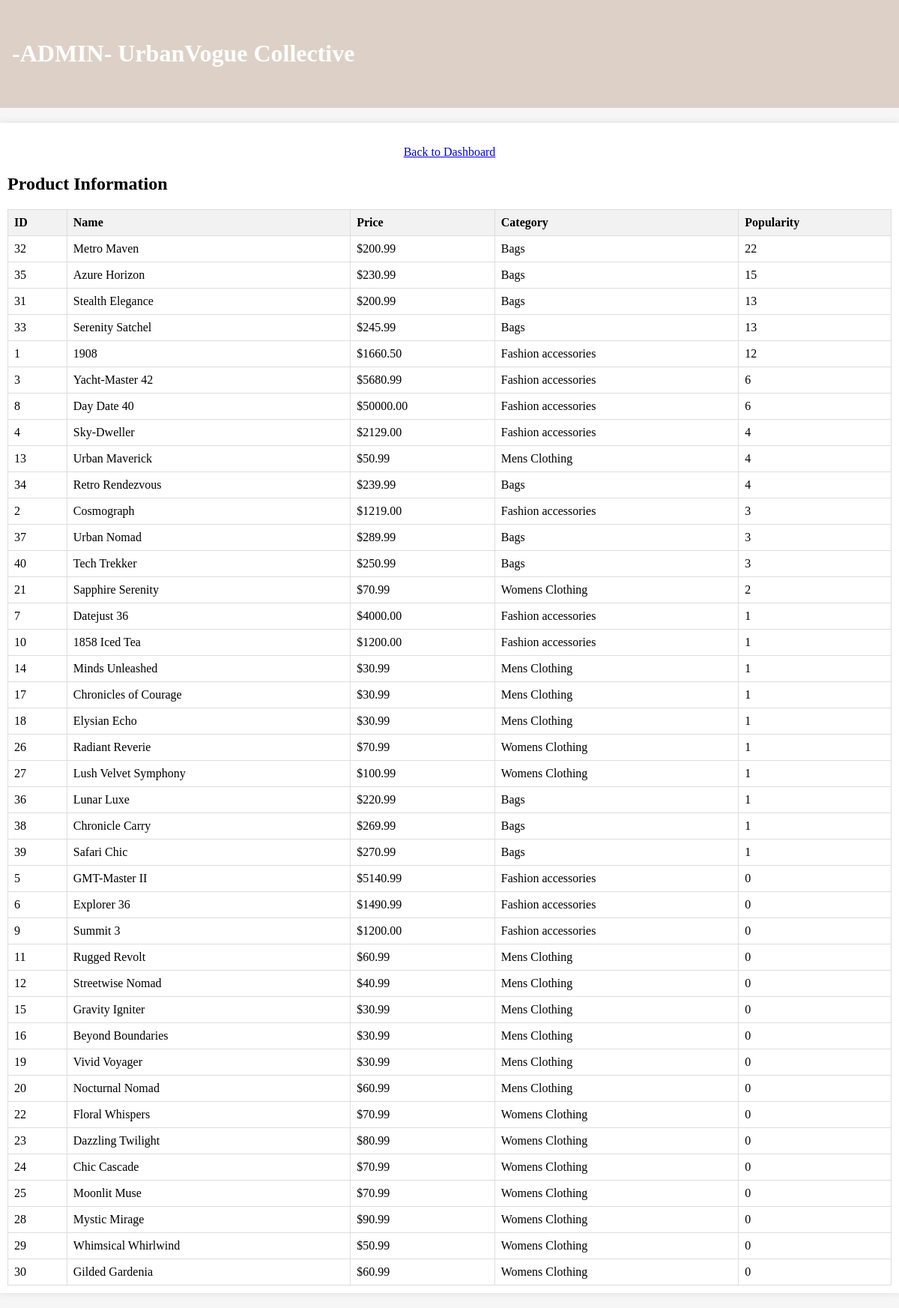
Screenshot of /admin_popularity.php (signed in) with the database file from the repository.
### tables this page shows
CREATE TABLE `products` (
  `id` int(11) NOT NULL,
  `name` varchar(255) NOT NULL,
  `description` text NOT NULL,
  `price` decimal(10,2) NOT NULL,
  `image` varchar(255) NOT NULL,
  `category` varchar(255) DEFAULT NULL,
  `popularity` int(11) DEFAULT 0,
  `viewed` int(11) DEFAULT 0,
  `search_count` int(11) DEFAULT 0,
  `rate_count` int(11) DEFAULT 0,
  `rate_average` decimal(10,1) DEFAULT 0.0
);

### admin_popularity.php (the view, shortened to what this page needs)
<?php
require 'Database/databaseweb.php';
$stmt = $pdo->query("SELECT id, name, price, category, popularity FROM products ORDER BY popularity DESC");
$products = $stmt->fetchAll(PDO::FETCH_ASSOC);
?>
<!DOCTYPE html>
<html lang="en">
<head>
    <link rel="stylesheet" href="CSS/styles.css">
</head>
<body>
<header>
    <a href="admin_dashboard.php" style="text-decoration: none; color: #333;">
        <h1 style="font-family: Garamond, serif; color: white;">&nbsp;&nbsp;-ADMIN- UrbanVogue Collective</h1>
    </a>
</header>
<main>
    <div class="proceed-to-payment">
        <a href="admin_dashboard.php" class="admin-button">Back to Dashboard</a>
    </div>
    <h2>Product Information</h2>
    <table>
        <thead>
            <tr>
                <th>ID</th>
                <th>Name</th>
                <th>Price</th>
                <th>Category</th>
                <th>Popularity</th>
            </tr>
        </thead>
        <tbody>
            <?php foreach ($products as $product) : ?>
                <tr>
                    <td><?php echo $product['id']; ?></td>
                    <td><?php echo $product['name']; ?></td>
                    <td>$<?php echo $product['price']; ?></td>
                    <td><?php echo $product['category']; ?></td>
                    <td><?php echo $product['popularity']; ?></td>
                </tr>
            <?php endforeach; ?>
        </tbody>
    </table>
</main>
</body>
</html>

### CSS/styles.css (style rules this page uses)
body { font-family: Georgia, serif; background-color: #f6f6f6; margin: 0; padding: 0; margin-top: 0px; }
main { max-width: 1600px; margin: 20px auto; padding: 10px; background-color: white; box-shadow: 0 0 10px rgba(0, 0, 0, 0.1); }
header { background-color: #ddd1c7; color: white; padding: 2em 0; text-align: left; position: sticky; top: 0; z-index: 1000; display: flex; justify-content: space-between; align-items: center; width: 100%; }
.proceed-to-payment { margin: 20px 0; text-align: center; }

### admin_popularity.php (style rules this page uses)
table { width: 100%; border-collapse: collapse; margin-top: 20px; }
th, td { border: 1px solid #ddd; padding: 8px; text-align: left; }
th { background-color: #f2f2f2; }

### rows the page displays
products: id "32", name "Metro Maven", price "200.99", category "Bags", popularity "22"
products: id "35", name "Azure Horizon", price "230.99", category "Bags", popularity "15"
products: id "31", name "Stealth Elegance", price "200.99", category "Bags", popularity "13"
products: id "33", name "Serenity Satchel", price "245.99", category "Bags", popularity "13"
products: id "1", name "1908", price "1660.50", category "Fashion accessories", popularity "12"
products: id "3", name "Yacht-Master 42", price "5680.99", category "Fashion accessories", popularity "6"
products: id "8", name "Day Date 40", price "50000.00", category "Fashion accessories", popularity "6"
products: id "4", name "Sky-Dweller", price "2129.00", category "Fashion accessories", popularity "4"
products: id "13", name "Urban Maverick", price "50.99", category "Mens Clothing", popularity "4"
products: id "34", name "Retro Rendezvous", price "239.99", category "Bags", popularity "4"
products: id "2", name "Cosmograph", price "1219.00", category "Fashion accessories", popularity "3"
products: id "37", name "Urban Nomad", price "289.99", category "Bags", popularity "3"
products: id "40", name "Tech Trekker", price "250.99", category "Bags", popularity "3"
products: id "21", name "Sapphire Serenity", price "70.99", category "Womens Clothing", popularity "2"
products: id "7", name "Datejust 36", price "4000.00", category "Fashion accessories", popularity "1"
products: id "10", name "1858 Iced Tea", price "1200.00", category "Fashion accessories", popularity "1"
products: id "14", name "Minds Unleashed", price "30.99", category "Mens Clothing", popularity "1"
products: id "17", name "Chronicles of Courage", price "30.99", category "Mens Clothing", popularity "1"
products: id "18", name "Elysian Echo", price "30.99", category "Mens Clothing", popularity "1"
products: id "26", name "Radiant Reverie", price "70.99", category "Womens Clothing", popularity "1"
products: id "27", name "Lush Velvet Symphony", price "100.99", category "Womens Clothing", popularity "1"
products: id "36", name "Lunar Luxe", price "220.99", category "Bags", popularity "1"
products: id "38", name "Chronicle Carry", price "269.99", category "Bags", popularity "1"
products: id "39", name "Safari Chic", price "270.99", category "Bags", popularity "1"
products: id "5", name "GMT-Master II", price "5140.99", category "Fashion accessories", popularity "0"
products: id "6", name "Explorer 36", price "1490.99", category "Fashion accessories", popularity "0"
products: id "9", name "Summit 3", price "1200.00", category "Fashion accessories", popularity "0"
products: id "11", name "Rugged Revolt", price "60.99", category "Mens Clothing", popularity "0"
products: id "12", name "Streetwise Nomad", price "40.99", category "Mens Clothing", popularity "0"
products: id "15", name "Gravity Igniter", price "30.99", category "Mens Clothing", popularity "0"
products: id "16", name "Beyond Boundaries", price "30.99", category "Mens Clothing", popularity "0"
products: id "19", name "Vivid Voyager", price "30.99", category "Mens Clothing", popularity "0"
products: id "20", name "Nocturnal Nomad", price "60.99", category "Mens Clothing", popularity "0"
products: id "22", name "Floral Whispers", price "70.99", category "Womens Clothing", popularity "0"
products: id "23", name "Dazzling Twilight", price "80.99", category "Womens Clothing", popularity "0"
products: id "24", name "Chic Cascade", price "70.99", category "Womens Clothing", popularity "0"
products: id "25", name "Moonlit Muse", price "70.99", category "Womens Clothing", popularity "0"
products: id "28", name "Mystic Mirage", price "90.99", category "Womens Clothing", popularity "0"
products: id "29", name "Whimsical Whirlwind", price "50.99", category "Womens Clothing", popularity "0"
products: id "30", name "Gilded Gardenia", price "60.99", category "Womens Clothing", popularity "0"
